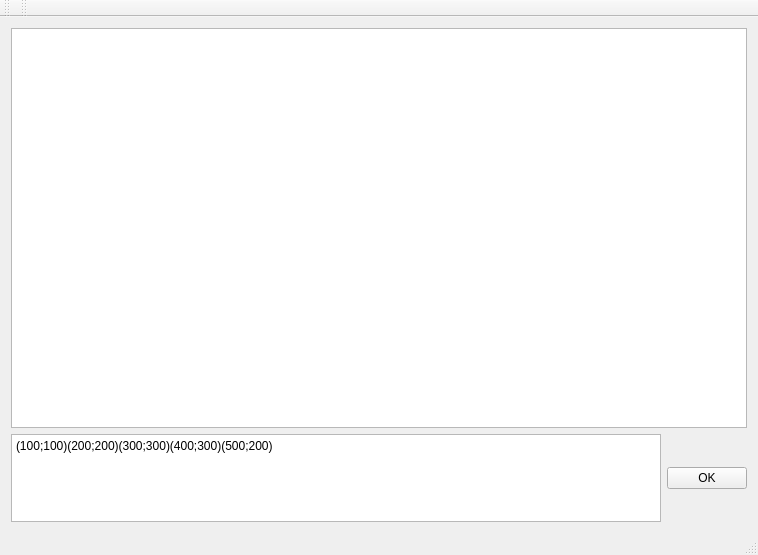
<?xml version="1.0" encoding="UTF-8"?>
<ui version="4.0">
 <class>MainWindow</class>
 <widget class="QMainWindow" name="MainWindow">
  <property name="geometry">
   <rect>
    <x>0</x>
    <y>0</y>
    <width>758</width>
    <height>555</height>
   </rect>
  </property>
  <property name="windowTitle">
   <string>MainWindow</string>
  </property>
  <widget class="QWidget" name="centralWidget">
   <layout class="QGridLayout" name="gridLayout">
    <item row="0" column="0">
     <widget class="QGraphicsView" name="graphicsView">
      <property name="minimumSize">
       <size>
        <width>500</width>
        <height>400</height>
       </size>
      </property>
     </widget>
    </item>
    <item row="1" column="0">
     <layout class="QHBoxLayout" name="horizontalLayout">
      <property name="sizeConstraint">
       <enum>QLayout::SetFixedSize</enum>
      </property>
      <item>
       <widget class="QPlainTextEdit" name="zoneTexte">
        <property name="plainText">
         <string>(100;100)(200;200)(300;300)(400;300)(500;200)</string>
        </property>
       </widget>
      </item>
      <item>
       <widget class="QPushButton" name="OK">
        <property name="text">
         <string>OK</string>
        </property>
       </widget>
      </item>
     </layout>
    </item>
   </layout>
  </widget>
  <widget class="QMenuBar" name="menuBar">
   <property name="geometry">
    <rect>
     <x>0</x>
     <y>0</y>
     <width>758</width>
     <height>20</height>
    </rect>
   </property>
  </widget>
  <widget class="QToolBar" name="mainToolBar">
   <attribute name="toolBarArea">
    <enum>TopToolBarArea</enum>
   </attribute>
   <attribute name="toolBarBreak">
    <bool>false</bool>
   </attribute>
  </widget>
  <widget class="QStatusBar" name="statusBar"/>
  <widget class="QToolBar" name="toolBar">
   <property name="windowTitle">
    <string>toolBar</string>
   </property>
   <attribute name="toolBarArea">
    <enum>TopToolBarArea</enum>
   </attribute>
   <attribute name="toolBarBreak">
    <bool>false</bool>
   </attribute>
  </widget>
 </widget>
 <layoutdefault spacing="6" margin="11"/>
 <resources/>
 <connections/>
</ui>
